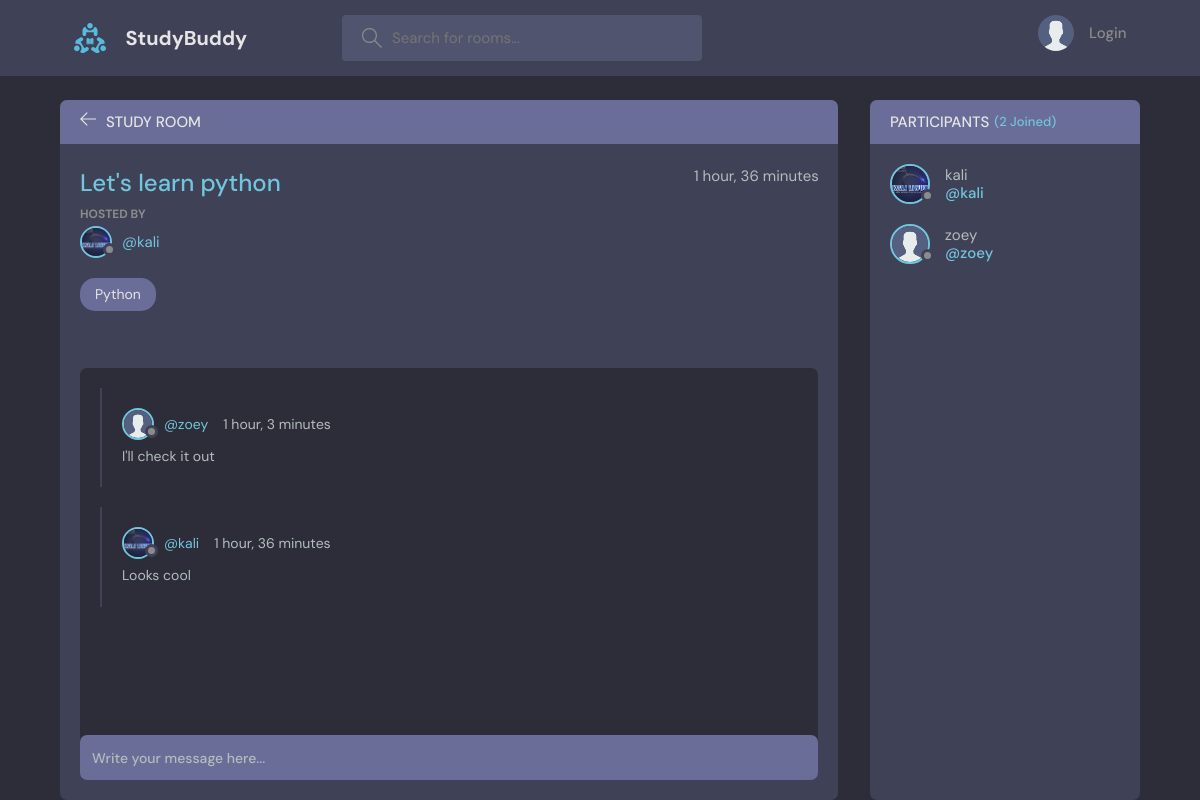
The page /room/1/ on the database its author committed.
### base/models.py (models this page shows, shortened)
class Room(models.Model): # inherit from models (make the class a django model)
    host = models.ForeignKey(User, on_delete=models.SET_NULL, null=True)
    topic = models.ForeignKey(Topic, on_delete=models.SET_NULL, null=True)# topic and room: one to many
    name = models.CharField(max_length=200)
    description = models.TextField(null=True, blank=True)
    participants = models.ManyToManyField(User, related_name='participants', blank=True) # user and room: many to many relationship
    updated = models.DateTimeField(auto_now=True)
    created = models.DateTimeField(auto_now_add=True)
    class Meta:
        ordering = ['-updated', '-created']

class User(AbstractUser):
    name = models.CharField(max_length=200,null=True)
    email = models.EmailField(unique=True, null=True)
    bio = models.TextField(null=True)
    avatar = models.ImageField(null=True, default="avatar.svg")
    USERNAME_FIELD = 'email'
    REQUIRED_FIELDS = []

class Topic(models.Model):
    name = models.CharField(max_length=200)
    def __str__(self):
        return self.name

class Message(models.Model):
    user = models.ForeignKey(User, on_delete=models.CASCADE) # user and msg: one to many relationship (when user deleted, delete his all msg)
    room = models.ForeignKey(Room, on_delete=models.CASCADE) # when room deleted, delete all messages in the room
    body = models.TextField()
    updated = models.DateTimeField(auto_now=True)
    created = models.DateTimeField(auto_now_add=True)
    class Meta:
        ordering = ['-updated', '-created']

### base/views.py (the view, shortened to what this page needs)
# urls.py: path('room/<str:pk>/', views.room, name='room'), # when user input this url, trigger function room
def room(request, pk):
    room = Room.objects.get(id=pk)
    room_messages = room.message_set.all().order_by('-created') # query child objects of a specific room
    participants = room.participants.all()
    context = {'room':room, 'room_messages':room_messages, 'participants':participants}
    return render(request, 'base/room.html', context)

### base/templates/base/room.html (shortened to what this page needs)
{% extends 'main.html' %}
{% block content %}
<main class="profile-page layout layout--2">
  <div class="container">
    <div class="room">
      <div class="room__top">
        <div class="room__topLeft">
          <a href="{% url 'home' %}">
            <svg version="1.1" xmlns="http://www.w3.org/2000/svg" width="32" height="32" viewBox="0 0 32 32">
              <title>arrow-left</title>
              <path
                d="M13.723 2.286l-13.723 13.714 13.719 13.714 1.616-1.611-10.96-10.96h27.625v-2.286h-27.625l10.965-10.965-1.616-1.607z"
              ></path>
            </svg>
          </a>
          <h3>Study Room</h3>
        </div>
      </div>
      <div class="room__box scroll">
        <div class="room__header scroll">
          <div class="room__info">
            <h3>{{room.name}}</h3>
            <span>{{room.created|timesince}}</span>
          </div>
          <div class="room__hosted">
            <p>Hosted By</p>
            <a href="{% url 'user-profile' room.host.id %}" class="room__author">
              <div class="avatar avatar--small">
                <img src="{{room.host.avatar.url}}" />
              </div>
              <span>@{{room.host.username}}</span>
            </a>
          </div>
          <span class="room__topics">{{room.topic}}</span>
        </div>
        <div class="room__conversation">
          <div class="threads scroll">
            {% for message in room_messages %}
            <div class="thread">
              <div class="thread__top">
                <div class="thread__author">
                  <a href="{% url 'user-profile' message.user.id %}" class="thread__authorInfo">
                    <div class="avatar avatar--small">
                      <img src="{{message.user.avatar.url}}" />
                    </div>
                    <span>@{{message.user.username}}</span>
                  </a>
                  <span class="thread__date">{{message.created|timesince}}</span>
                </div>
              </div>
              <div class="thread__details">
                {{message.body}}
              </div>
            </div>
            {% endfor %}
          </div>
        </div>
      </div>
      <div class="room__message">
        <form action="" method="POST">
          <input name="body" placeholder="Write your message here..." />
        </form>
      </div>
    </div>
    <div class="participants">
      <h3 class="participants__top">Participants <span>({{participants.count}} Joined)</span></h3>
      <div class="participants__list scroll">
        {% for user in participants %}
        <a href="{% url 'user-profile' user.id %}" class="participant">
          <div class="avatar avatar--medium">
            <img src="{{user.avatar.url}}" />
          </div>
          <p>
            {{user.username}}
            <span>@{{user.username}}</span>
          </p>
        </a>
        {% endfor %}
      </div>
    </div>
  </div>
</main>
{% endblock content %}

### rows shown on the page
Room: name "Let's learn python", created "1 hour, 36 minutes", host.avatar (picture), host.username "kali", topic "Python"
Message: user.avatar (placeholder picture), user.username "zoey", created "1 hour, 3 minutes", body "I'll check it out"
Message: user.avatar (picture), user.username "kali", created "1 hour, 36 minutes", body "Looks cool"
User: avatar (picture), username "kali"
User: avatar (placeholder picture), username "zoey"

### other values the page prints
{{ participants.count }} "2"
